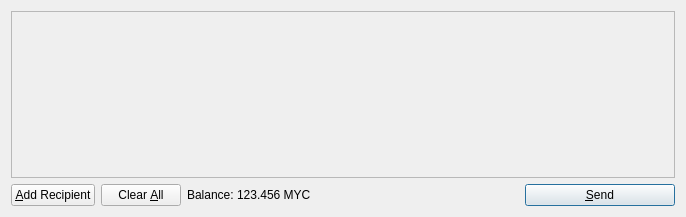
<?xml version="1.0" encoding="UTF-8"?>
<ui version="4.0">
 <class>SendCoinsDialog</class>
 <widget class="QDialog" name="SendCoinsDialog">
  <property name="geometry">
   <rect>
    <x>0</x>
    <y>0</y>
    <width>686</width>
    <height>217</height>
   </rect>
  </property>
  <property name="windowTitle">
   <string>Send Coins</string>
  </property>
  <layout class="QVBoxLayout" name="verticalLayout">
   <item>
    <widget class="QScrollArea" name="scrollArea">
     <property name="widgetResizable">
      <bool>true</bool>
     </property>
     <widget class="QWidget" name="scrollAreaWidgetContents">
      <property name="geometry">
       <rect>
        <x>0</x>
        <y>0</y>
        <width>666</width>
        <height>165</height>
       </rect>
      </property>
      <layout class="QVBoxLayout" name="verticalLayout_2">
       <property name="margin">
        <number>0</number>
       </property>
       <item>
        <layout class="QVBoxLayout" name="entries">
         <property name="spacing">
          <number>6</number>
         </property>
        </layout>
       </item>
       <item>
        <spacer name="verticalSpacer">
         <property name="orientation">
          <enum>Qt::Vertical</enum>
         </property>
         <property name="sizeHint" stdset="0">
          <size>
           <width>20</width>
           <height>40</height>
          </size>
         </property>
        </spacer>
       </item>
      </layout>
     </widget>
    </widget>
   </item>
   <item>
    <layout class="QHBoxLayout" name="horizontalLayout">
     <item>
      <widget class="QPushButton" name="addButton">
       <property name="toolTip">
        <string>Send to multiple recipients at once</string>
       </property>
       <property name="text">
        <string>&amp;Add Recipient</string>
       </property>
       <property name="icon">
        <iconset resource="../bitcoin.qrc">
         <normaloff>:/icons/add</normaloff>:/icons/add</iconset>
       </property>
       <property name="autoDefault">
        <bool>false</bool>
       </property>
      </widget>
     </item>
     <item>
      <widget class="QPushButton" name="clearButton">
       <property name="sizePolicy">
        <sizepolicy hsizetype="Minimum" vsizetype="Fixed">
         <horstretch>0</horstretch>
         <verstretch>0</verstretch>
        </sizepolicy>
       </property>
       <property name="toolTip">
        <string>Remove all transaction fields</string>
       </property>
       <property name="text">
        <string>Clear &amp;All</string>
       </property>
       <property name="icon">
        <iconset resource="../bitcoin.qrc">
         <normaloff>:/icons/remove</normaloff>:/icons/remove</iconset>
       </property>
       <property name="autoRepeatDelay">
        <number>300</number>
       </property>
       <property name="autoDefault">
        <bool>false</bool>
       </property>
      </widget>
     </item>
     <item>
      <layout class="QHBoxLayout" name="horizontalLayout_2">
       <property name="spacing">
        <number>3</number>
       </property>
       <item>
        <widget class="QLabel" name="label">
         <property name="text">
          <string>Balance:</string>
         </property>
        </widget>
       </item>
       <item>
        <widget class="QLabel" name="labelBalance">
         <property name="cursor">
          <cursorShape>IBeamCursor</cursorShape>
         </property>
         <property name="text">
          <string>123.456 MYC</string>
         </property>
         <property name="textInteractionFlags">
          <set>Qt::LinksAccessibleByMouse|Qt::TextSelectableByKeyboard|Qt::TextSelectableByMouse</set>
         </property>
        </widget>
       </item>
      </layout>
     </item>
     <item>
      <spacer name="horizontalSpacer">
       <property name="orientation">
        <enum>Qt::Horizontal</enum>
       </property>
       <property name="sizeHint" stdset="0">
        <size>
         <width>40</width>
         <height>20</height>
        </size>
       </property>
      </spacer>
     </item>
     <item>
      <widget class="QPushButton" name="sendButton">
       <property name="minimumSize">
        <size>
         <width>150</width>
         <height>0</height>
        </size>
       </property>
       <property name="toolTip">
        <string>Confirm the send action</string>
       </property>
       <property name="text">
        <string>&amp;Send</string>
       </property>
       <property name="icon">
        <iconset resource="../bitcoin.qrc">
         <normaloff>:/icons/send</normaloff>:/icons/send</iconset>
       </property>
       <property name="default">
        <bool>true</bool>
       </property>
      </widget>
     </item>
    </layout>
   </item>
  </layout>
 </widget>
 <resources>
  <include location="../bitcoin.qrc"/>
 </resources>
 <connections/>
</ui>
